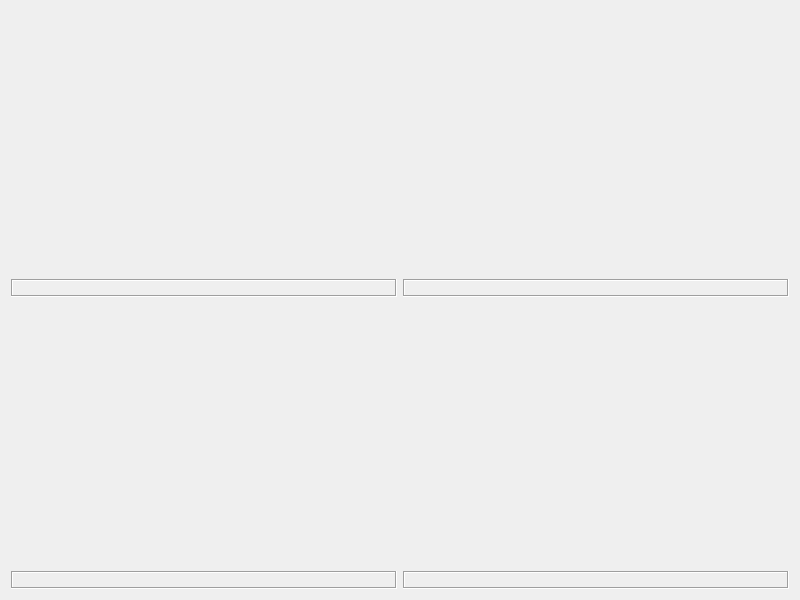
<?xml version="1.0" encoding="UTF-8"?>
<ui version="4.0">
 <class>frmGaugeCloud</class>
 <widget class="QWidget" name="frmGaugeCloud">
  <property name="geometry">
   <rect>
    <x>0</x>
    <y>0</y>
    <width>800</width>
    <height>600</height>
   </rect>
  </property>
  <property name="windowTitle">
   <string>Form</string>
  </property>
  <layout class="QGridLayout" name="gridLayout">
   <item row="0" column="0">
    <widget class="GaugeCloud" name="gaugeCloud1" native="true">
     <property name="sizePolicy">
      <sizepolicy hsizetype="Preferred" vsizetype="Expanding">
       <horstretch>0</horstretch>
       <verstretch>0</verstretch>
      </sizepolicy>
     </property>
    </widget>
   </item>
   <item row="0" column="1">
    <widget class="GaugeCloud" name="gaugeCloud2" native="true">
     <property name="sizePolicy">
      <sizepolicy hsizetype="Preferred" vsizetype="Expanding">
       <horstretch>0</horstretch>
       <verstretch>0</verstretch>
      </sizepolicy>
     </property>
    </widget>
   </item>
   <item row="1" column="0">
    <widget class="QLabel" name="labPosition1">
     <property name="frameShape">
      <enum>QFrame::Box</enum>
     </property>
     <property name="frameShadow">
      <enum>QFrame::Sunken</enum>
     </property>
     <property name="text">
      <string/>
     </property>
    </widget>
   </item>
   <item row="1" column="1">
    <widget class="QLabel" name="labPosition2">
     <property name="frameShape">
      <enum>QFrame::Box</enum>
     </property>
     <property name="frameShadow">
      <enum>QFrame::Sunken</enum>
     </property>
     <property name="text">
      <string/>
     </property>
    </widget>
   </item>
   <item row="2" column="0">
    <widget class="GaugeCloud" name="gaugeCloud3" native="true">
     <property name="sizePolicy">
      <sizepolicy hsizetype="Preferred" vsizetype="Expanding">
       <horstretch>0</horstretch>
       <verstretch>0</verstretch>
      </sizepolicy>
     </property>
    </widget>
   </item>
   <item row="2" column="1">
    <widget class="GaugeCloud" name="gaugeCloud4" native="true">
     <property name="sizePolicy">
      <sizepolicy hsizetype="Preferred" vsizetype="Expanding">
       <horstretch>0</horstretch>
       <verstretch>0</verstretch>
      </sizepolicy>
     </property>
    </widget>
   </item>
   <item row="3" column="0">
    <widget class="QLabel" name="labPosition3">
     <property name="frameShape">
      <enum>QFrame::Box</enum>
     </property>
     <property name="frameShadow">
      <enum>QFrame::Sunken</enum>
     </property>
     <property name="text">
      <string/>
     </property>
    </widget>
   </item>
   <item row="3" column="1">
    <widget class="QLabel" name="labPosition4">
     <property name="frameShape">
      <enum>QFrame::Box</enum>
     </property>
     <property name="frameShadow">
      <enum>QFrame::Sunken</enum>
     </property>
     <property name="text">
      <string/>
     </property>
    </widget>
   </item>
  </layout>
 </widget>
 <customwidgets>
  <customwidget>
   <class>GaugeCloud</class>
   <extends>QWidget</extends>
   <header>gaugecloud.h</header>
  </customwidget>
 </customwidgets>
 <resources/>
 <connections/>
</ui>
